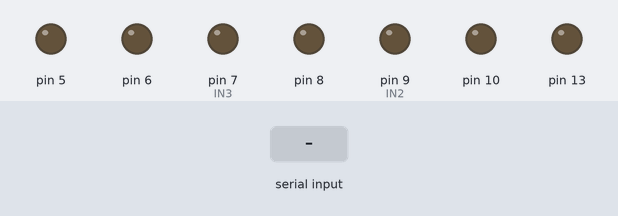
Recording of a sketch running on a simulated Arduino Uno, built with avr-gcc and run on an emulated ATmega328P. On the bench: output pins drawn as LEDs (lit = HIGH). The inputs (shaded band) are chosen by the test bench.

Above: at 1.2 s.
1.3 s: "u" received over Serial
At 1.8 s:
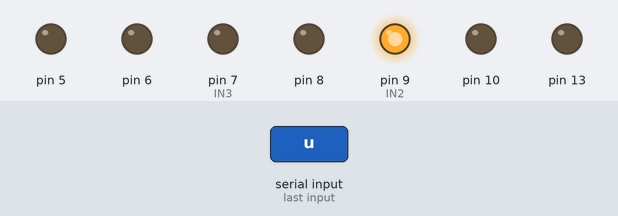
At 2.8 s:
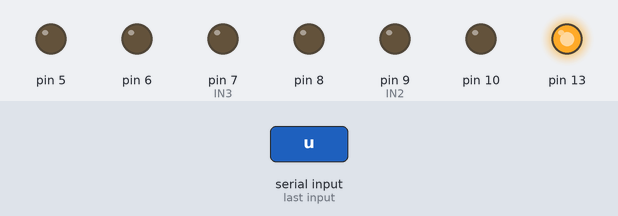
4.3 s: "d" received over Serial
At 4.9 s:
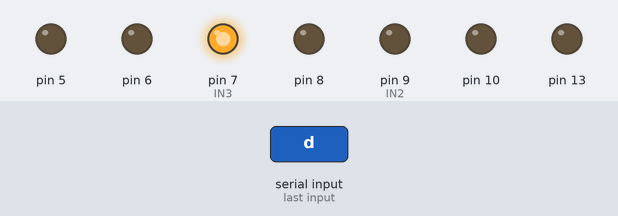
Timing chart, 0 to 8.0 s (numbered marks = the images above; inputs shaded):
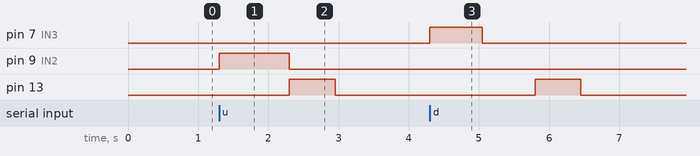

The sketch:

bltPult.ino
```cpp
  // d = down
// u = up
// r = right
// l = left
// w = weapon
// s = start
// Обозначения для приложения пульта

// 1й двигатеь

#define IN1 10
#define IN2 9
#define enA 8

// 2й двигатель

#define IN3 7
#define IN4 6
#define enB 5

int val; // переменная для приема команды

void setup(){
  Serial.begin(9600);
  pinMode(5, OUTPUT);
  pinMode(6, OUTPUT);
  pinMode(7, OUTPUT);
  pinMode(8, OUTPUT);
  pinMode(9, OUTPUT);
  pinMode(10, OUTPUT);
  pinMode(13, OUTPUT);
}

void loop(){
  if (Serial.available()){ // проверка наличия команд

    val = Serial.read(); // чтение команды

    if (val == 'u') { // проверка команды
        digitalWrite(IN2, HIGH);
        delay(1000);
        digitalWrite(IN2, LOW);
      }

    if (val == 'd') {
      digitalWrite(IN3, HIGH);
      delay(750);
      digitalWrite(IN3, LOW);
      delay(750);
    }

    if (val == 'o') {}
      digitalWrite(IN3, LOW);
      digitalWrite(IN2, LOW);
      digitalWrite(13, HIGH);
      delay(650);
      digitalWrite(13, LOW);
      delay(650);
    }

}
```

Measured:
- after the input at 1.3 s, pin 9 (IN2): LOW → HIGH at once, → LOW 1.0 s later; pin 13: LOW → HIGH after 1.0 s, → LOW 0.65 s later
- after the input at 4.3 s, pin 7 (IN3): LOW → HIGH at once, → LOW 0.75 s later; pin 13: LOW → HIGH after 1.5 s, → LOW 0.65 s later
